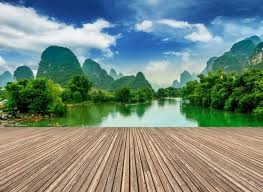
#> input picture images/1.jpeg, 263 x 192 px, found by its file name
$ python edge_detection.py
#> lines starting #> are read from the running program, lines starting #| are printed output that depends on the picture
from skimage.color import rgb2gray
import numpy as np
# import cv2
import matplotlib.pyplot as plt
# %matplotlib inline
from scipy import ndimage

# load image
image = plt.imread('1.jpeg')
#> image is the input picture: shape (192, 263, 3); mean R, G, B 117.1, 137.1, 125.4
plt.imshow(image)
plt.show()

# [43 lines of commented-out code are left out]
gray = rgb2gray(image)
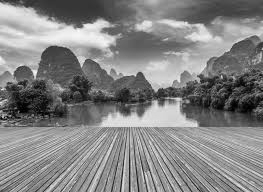
#> gray: shape (192, 263) float64; min 0, max 0.983, mean 0.518

# [13 lines of commented-out code are left out]

print(gray.shape)
#| (192, 263)

seven_horizontal = np.array([np.array([1, 1, 1, 1, 1, 1, 1, 1, 1, 1]), np.array([0, 0, 0, 0, 0, 0, 0, 0, 0, 0]), np.array([-1, -1, -1, -1, -1, -1, -1, -1, -1, -1])])
out_seven_h = ndimage.convolve(gray, seven_horizontal, mode='reflect')
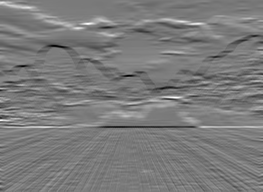
#> out_seven_h: shape (192, 263) float64; min -4.64, max 4.99, mean 0.0203; drawn with min black and max white
plt.imshow(out_seven_h, cmap='gray')
plt.show()
